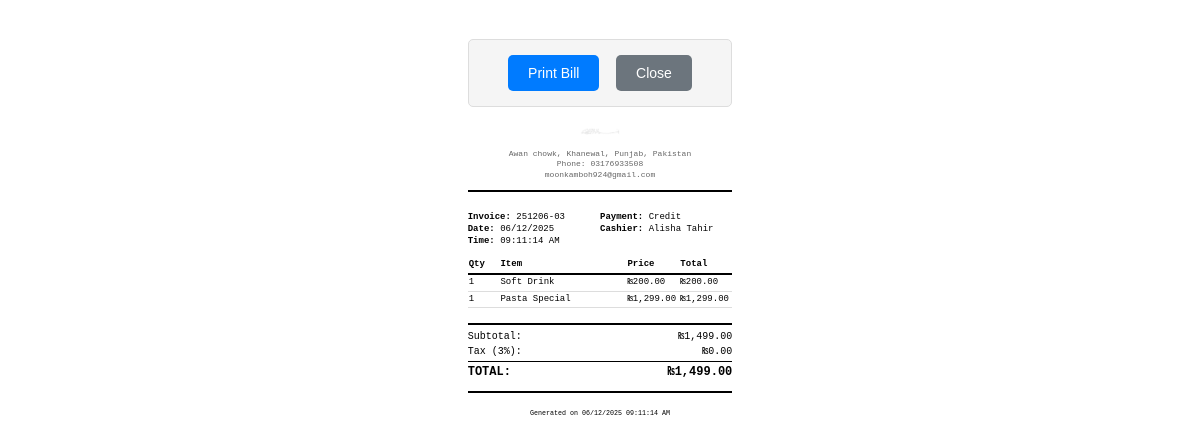
The app's page /pos/api/sales/32/print (signed in) with its own data.
### app/models.py (models this page shows, shortened)
class BillTemplate(db.Model):
    __tablename__ = 'bill_templates'
    id = db.Column(db.Integer, primary_key=True)
    business_id = db.Column(db.Integer, db.ForeignKey('businesses.id', ondelete='CASCADE'), nullable=True, index=True)  # MULTI-TENANT
    template_type = db.Column(db.String(20), nullable=False, default='receipt')  # receipt, invoice, kitchen
    header_name = db.Column(db.String(100), default='My Business')
    header_tagline = db.Column(db.String(200), default='Authentic Pakistani Cuisine')
    logo_filename = db.Column(db.String(255))  # Store logo file path
    show_logo = db.Column(db.Boolean, default=True)
    show_restaurant_name = db.Column(db.Boolean, default=True)
    show_order_number = db.Column(db.Boolean, default=True)
    show_date_time = db.Column(db.Boolean, default=True)
    show_cashier = db.Column(db.Boolean, default=True)
    show_table = db.Column(db.Boolean, default=True)
    show_tax = db.Column(db.Boolean, default=True)
    footer_message = db.Column(db.Text, default='')
    show_qr_code = db.Column(db.Boolean, default=False)
    paper_size = db.Column(db.String(10), default='80mm')
    font_size = db.Column(db.String(10), default='medium')
    auto_cut = db.Column(db.Boolean, default=True)
    created_at = db.Column(db.DateTime, default=lambda: datetime.now(timezone.utc), nullable=False)
    updated_at = db.Column(db.DateTime, default=lambda: datetime.now(timezone.utc), onupdate=lambda: datetime.now(timezone.utc))
    @classmethod
    def get_template(cls, template_type='receipt', business_id=None):
        if business_id is None:
            try:
                from flask_login import current_user
                if current_user.is_authenticated and hasattr(current_user, 'business_id'):
                    business_id = current_user.business_id
            except:
                pass
        if business_id is not None:
            try:
                business_id = int(business_id)
            except (ValueError, TypeError):
                print(f"ERROR: Cannot convert business_id to int: {business_id}, type: {type(business_id)}")
                business_id = None
        try:
            if business_id is not None:
                template = cls.query.filter_by(
                    template_type=template_type,
                    business_id=business_id
                ).first()
            else:
                template = cls.query.filter_by(
                    template_type=template_type
                ).filter(cls.business_id.is_(None)).first()
            if template:
                return template
        except Exception as e:
            db.session.rollback()
            print(f"Error in get_template: {str(e)}")
            import traceback
            traceback.print_exc()
            return cls(
                template_type=template_type,
                business_id=business_id,
                header_name='My Business',
                header_tagline='Authentic Pakistani Cuisine',
                show_restaurant_name=True
            )

class SystemSetting(db.Model):
    __tablename__ = 'system_settings'
    id = db.Column(db.Integer, primary_key=True)
    business_id = db.Column(db.Integer, db.ForeignKey('businesses.id', ondelete='CASCADE'), nullable=True, index=True)  # MULTI-TENANT
    key = db.Column(db.String(100), nullable=False, index=True)  # Unique per business
    value = db.Column(db.Text)
    description = db.Column(db.String(255))
    updated_at = db.Column(db.DateTime, default=lambda: datetime.now(timezone.utc), onupdate=lambda: datetime.now(timezone.utc))
    @classmethod
    def get_setting(cls, key, default=None, business_id=None):
        if business_id is not None:
            setting = cls.query.filter_by(key=key, business_id=business_id).first()
        else:
            try:
                from flask_login import current_user
                if current_user.is_authenticated and hasattr(current_user, 'business_id') and current_user.business_id:
                    setting = cls.query.filter_by(key=key, business_id=current_user.business_id).first()
                else:
                    setting = cls.query.filter_by(key=key).first()
            except:
                setting = cls.query.filter_by(key=key).first()
        return setting.value if setting else default

class Sale(db.Model):
    __tablename__ = 'sales'
    id = db.Column(db.Integer, primary_key=True)
    business_id = db.Column(db.Integer, db.ForeignKey('businesses.id', ondelete='CASCADE'), nullable=True, index=True)  # MULTI-TENANT
    invoice_no = db.Column(db.String(50), nullable=False, index=True)  # Unique per business
    customer_name = db.Column(db.String(100))
    customer_phone = db.Column(db.String(20))
    table_number = db.Column(db.String(10))
    created_at = db.Column(db.DateTime, default=lambda: datetime.now(timezone.utc), nullable=False)
    subtotal = db.Column(db.Numeric(10, 2), nullable=False)
    service_charge = db.Column(db.Numeric(10, 2), default=0, nullable=False)
    tax = db.Column(db.Numeric(10, 2), nullable=False)
    total = db.Column(db.Numeric(10, 2), nullable=False)
    payment_method = db.Column(db.String(20), nullable=False)
    user_id = db.Column(db.Integer, db.ForeignKey('users.id'), nullable=True)
    lines = db.relationship('SaleLine', backref='sale', lazy=True, cascade='all, delete-orphan')
    user = db.relationship('User', backref='sales')

class User(UserMixin, db.Model):
    __tablename__ = 'users'
    id = db.Column(db.Integer, primary_key=True)
    business_id = db.Column(db.Integer, db.ForeignKey('businesses.id', ondelete='CASCADE'), nullable=True, index=True)  # MULTI-TENANT
    employee_id = db.Column(db.String(10), nullable=True, index=True)  # Unique per business
    username = db.Column(db.String(80), nullable=False, index=True)  # Unique per business
    email = db.Column(db.String(120), nullable=False, index=True)  # Unique per business
    password_hash = db.Column(db.String(255), nullable=False)
    role = db.Column(db.String(20), nullable=False, default='viewer')
    is_owner = db.Column(db.Boolean, default=False, nullable=False)  # First user of business
    first_name = db.Column(db.String(50), nullable=False)
    last_name = db.Column(db.String(50), nullable=False)
    full_name = db.Column(db.String(100), nullable=False)
    department = db.Column(db.String(50))
    designation = db.Column(db.String(50))
    phone = db.Column(db.String(20))
    address = db.Column(db.Text)
    profile_picture = db.Column(db.String(255))
    is_protected = db.Column(db.Boolean, default=False, nullable=False)
    is_active = db.Column(db.Boolean, default=True, nullable=False)
    requires_password_change = db.Column(db.Boolean, default=True, nullable=False)
    verification_code = db.Column(db.String(20))  # For protected user verification
    failed_login_attempts = db.Column(db.Integer, default=0, nullable=False)
    account_locked_until = db.Column(db.DateTime, nullable=True)
    last_login = db.Column(db.DateTime, nullable=True)
    email_verified = db.Column(db.Boolean, default=False, nullable=False)
    email_verification_token = db.Column(db.String(100), nullable=True)
    google_id = db.Column(db.String(255), unique=True, nullable=True)
    oauth_provider = db.Column(db.String(50), nullable=True)  # 'google', 'facebook', etc.
    navigation_permissions = db.Column(db.Text)  # JSON array of allowed navigation items
    created_at = db.Column(db.DateTime, default=lambda: datetime.now(timezone.utc), nullable=False)

class SaleLine(db.Model):
    __tablename__ = 'sale_lines'
    id = db.Column(db.Integer, primary_key=True)
    business_id = db.Column(db.Integer, db.ForeignKey('businesses.id', ondelete='CASCADE'), nullable=True, index=True)  # MULTI-TENANT
    sale_id = db.Column(db.Integer, db.ForeignKey('sales.id'), nullable=False)
    item_id = db.Column(db.Integer, db.ForeignKey('menu_items.id'), nullable=False)
    qty = db.Column(db.Numeric(10, 2), nullable=False)
    unit_price = db.Column(db.Numeric(10, 2), nullable=False)
    line_total = db.Column(db.Numeric(10, 2), nullable=False)
    item = db.relationship('MenuItem', backref='sale_lines')

class MenuItem(db.Model):
    __tablename__ = 'menu_items'
    id = db.Column(db.Integer, primary_key=True)
    business_id = db.Column(db.Integer, db.ForeignKey('businesses.id', ondelete='CASCADE'), nullable=True, index=True)  # MULTI-TENANT
    sku = db.Column(db.String(50), nullable=False, index=True)  # Unique per business
    name = db.Column(db.String(100), nullable=False)
    category_id = db.Column(db.Integer, db.ForeignKey('menu_categories.id'), nullable=False)
    price = db.Column(db.Numeric(10, 2), nullable=False)
    tax_rate = db.Column(db.Numeric(5, 4), default=0.16)  # 16% default tax
    is_active = db.Column(db.Boolean, default=True, nullable=False)
    created_at = db.Column(db.DateTime, default=lambda: datetime.now(timezone.utc), nullable=False)
    updated_at = db.Column(db.DateTime, default=lambda: datetime.now(timezone.utc), onupdate=lambda: datetime.now(timezone.utc))
    recipe_items = db.relationship('MenuRecipe', backref='menu_item', lazy=True, cascade='all, delete-orphan')

### app/blueprints/pos.py (the view)
@bp.route('/api/sales/<int:sale_id>/print')
@login_required
@require_permissions('pos.view')
def print_sale_bill(sale_id):
    try:
        if current_user.role == 'system_administrator':
            sale = Sale.query.get_or_404(sale_id)
        else:
            sale = Sale.query.filter_by(
                id=sale_id,
                business_id=current_user.business_id
            ).first_or_404()
        from app.models import BillTemplate, SystemSetting
        template = BillTemplate.get_template('receipt')
        business_address = SystemSetting.get_setting('restaurant_address', '', business_id=current_user.business_id)
        business_phone = SystemSetting.get_setting('restaurant_phone', '', business_id=current_user.business_id)
        business_email = SystemSetting.get_setting('restaurant_email', '', business_id=current_user.business_id)
        font_size_map = {
            'small': 10,
            'medium': 12,
            'large': 14,
            'extra-large': 16
        }
        font_size = font_size_map.get(template.font_size, 12)
        template_data = {
            'sale': sale,
            'header_name': template.header_name,
            'header_tagline': template.header_tagline,
            'logo_filename': template.logo_filename,
            'show_logo': template.show_logo,
            'show_restaurant_name': template.show_restaurant_name,
            'show_order_number': template.show_order_number,
            'show_date_time': template.show_date_time,
            'show_cashier': template.show_cashier,
            'show_table': template.show_table,
            'show_tax': template.show_tax,
            'footer_message': template.footer_message,
            'show_qr_code': template.show_qr_code,
            'paper_size': template.paper_size,
            'font_size': font_size,
            'auto_cut': template.auto_cut,
            'business_address': business_address,
            'business_phone': business_phone,
            'business_email': business_email
        }
        return render_template('pos/bill_print.html', **template_data)
    except Exception as e:
        return jsonify({'success': False, 'error': str(e)}), 500

### app/templates/pos/bill_print.html (shortened to what this page needs)
<!DOCTYPE html>
<html lang="en">
<head>
</head>
<body>
    <div class="print-controls">
        <button class="btn" onclick="showPrintDialog()">
             Print Bill
        </button>
        <button class="btn btn-secondary" onclick="showCloseDialog()">
             Close
        </button>
    </div>
    <div class="bill-container">
        <div class="header">
            {% if show_logo and logo_filename %}
            <img src="{{ url_for('static', filename='uploads/logos/' + logo_filename) }}" alt="Logo" class="logo">
            {% endif %}
            {% if business_address or business_phone or business_email %}
            <div class="contact-info" style="font-size: 8px; color: #666; margin-top: 5px;">
                {% if business_address %}
                <div>{{ business_address }}</div>
                {% endif %}
                {% if business_phone %}
                <div>Phone: {{ business_phone }}</div>
                {% endif %}
                {% if business_email %}
                <div>{{ business_email }}</div>
                {% endif %}
            </div>
            {% endif %}
        </div>
        <div class="bill-info">
            <div>
                <strong>Invoice:</strong> {{ sale.invoice_no }}<br>
                <strong>Date:</strong> {{ sale.created_at|to_local_time|format_date }}<br>
                <strong>Time:</strong> {{ sale.created_at|to_local_time|format_time }}
            </div>
            <div>
                <strong>Payment:</strong> {{ sale.payment_method|title }}<br>
                <strong>Cashier:</strong> {{ sale.user.first_name }} {{ sale.user.last_name }}
            </div>
        </div>
        <table class="items-table">
            <thead>
                <tr>
                    <th class="qty-col">Qty</th>
                    <th class="item-col">Item</th>
                    <th class="price-col">Price</th>
                    <th class="total-col">Total</th>
                </tr>
            </thead>
            <tbody>
                {% for line in sale.lines %}
                <tr>
                    <td class="qty-col">{{ line.qty|int if line.qty == line.qty|int else line.qty }}</td>
                    <td class="item-col">{{ line.item.name }}</td>
                    <td class="price-col">{{ line.unit_price|format_currency }}</td>
                    <td class="total-col">{{ line.line_total|format_currency }}</td>
                </tr>
                {% endfor %}
            </tbody>
        </table>
        <div class="totals">
            <div class="total-row">
                <span>Subtotal:</span>
                <span>{{ sale.subtotal|format_currency }}</span>
            </div>
            {% if show_tax %}
            <div class="total-row">
                <span>Tax ({{ get_setting('tax_rate', '17') }}%):</span>
                <span>{{ sale.tax|format_currency }}</span>
            </div>
            {% endif %}
            <div class="total-row grand-total">
                <span>TOTAL:</span>
                <span>{{ sale.total|format_currency }}</span>
            </div>
        </div>
        <div class="footer">
            {{ footer_message }}<br>
            <small>Generated on {{ sale.created_at|to_local_time|format_datetime }}</small>
        </div>
    </div>
</body>
</html>

### records on screen
BillTemplate: logo_filename (picture)
SystemSetting: value "Awan chowk, Khanewal, Punjab, Pakistan"
SystemSetting: value "03176933508"
SystemSetting: value "moonkamboh924@gmail.com"
Sale: invoice_no "251206-03", created_at|to_local_time "06/12/2025", created_at|to_local_time "09:11:14 AM", payment_method "Credit", subtotal "₨1,499.00", tax "₨0.00", total "₨1,499.00", created_at|to_local_time "06/12/2025 09:11:14 AM"
User: user.first_name "Alisha", user.last_name "Tahir"
SaleLine: qty "1", item.name "Soft Drink", unit_price "₨200.00", line_total "₨200.00"
SaleLine: qty "1", item.name "Pasta Special", unit_price "₨1,299.00", line_total "₨1,299.00"
SystemSetting: value "3"
